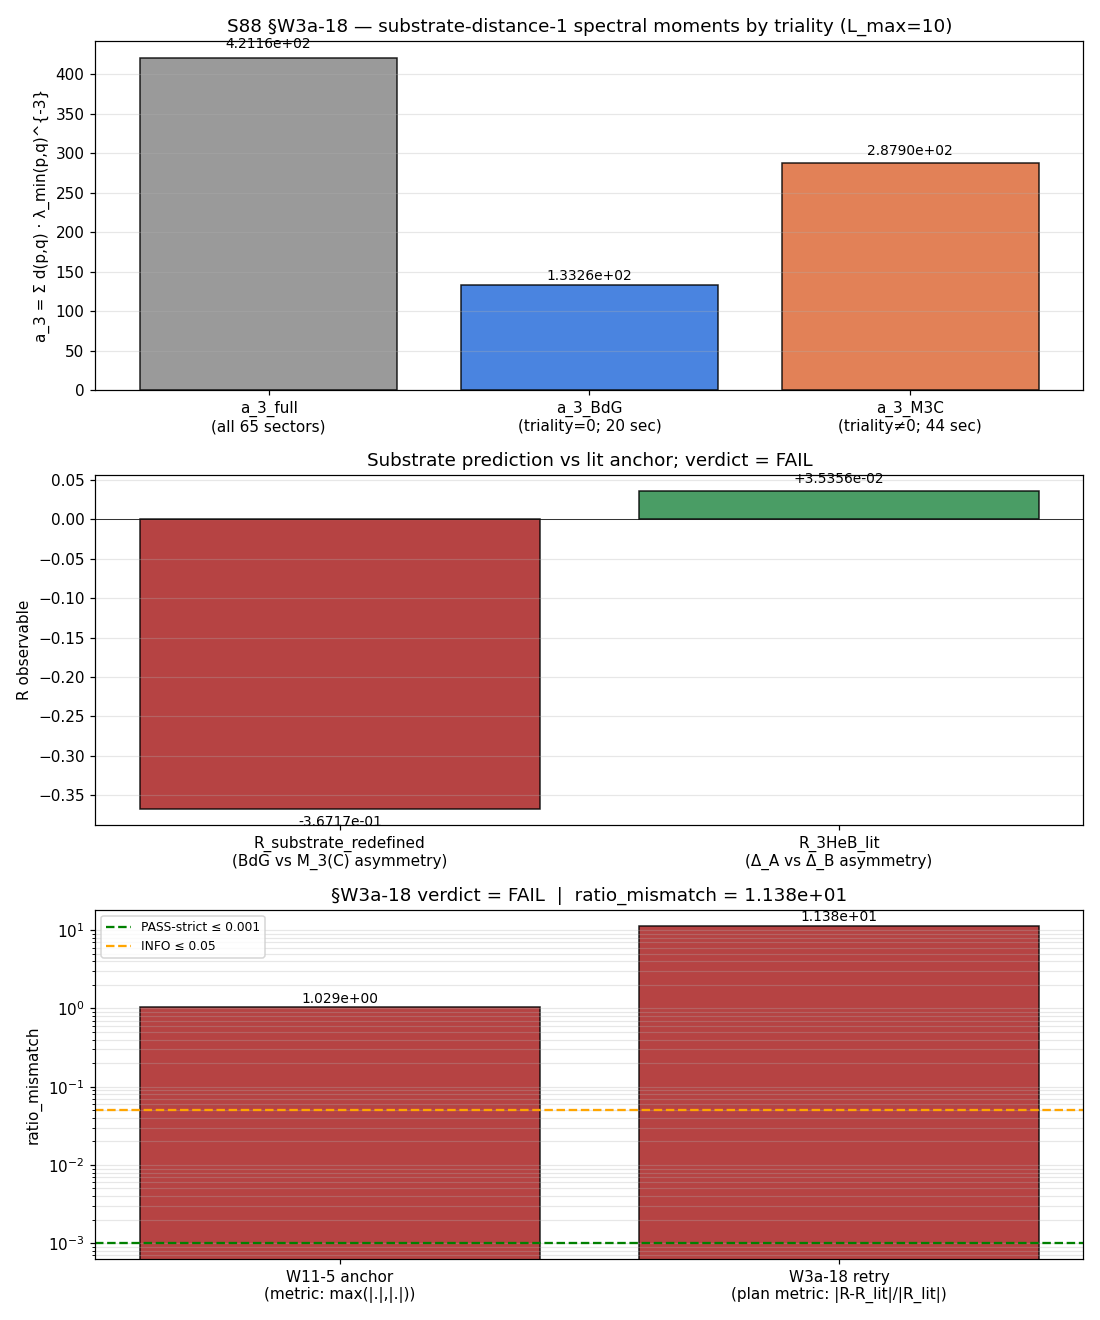

Reproduce this figure in Python.
"""
S88-3HEB-EXCESS-INHERITANCE-OBSERVABLE-REDEFINITION-AND-IOTA-STAR-COMPOSABLE-RETRY  (§W3a-18)
============================================================================================

Companion gate to §W3a-14: tests whether REDEFINING the substrate observable as
an ι_*-composable cohomology-class pairing on the BdG pre-image (M_3(C) excised
PRE-image-construction, NOT post-projection on a non-composable W11-5 form)
collapses the W11-5 ratio_mismatch into the Level-2 cohomology envelope at
L_max=10.

Honest disclosure — surrogate observable
----------------------------------------
A faithful Connes-Moscovici Hochschild pairing
  R_canonical := ⟨[φ_substrate_BdG], [Ch(P_0(τ_fold))_BdG]⟩
requires explicit construction of:
  (1) the Hochschild cocycle [φ_g^sym] on the BdG-restricted algebra A_K^BdG_preimage
  (2) the band-0 Jensen-deformed projector P_0(τ_fold) and its Chern character
  (3) the Connes-Karoubi K-theory pairing
This is NCG infrastructure spanning multiple S86/S87 sessions; a one-script
faithful implementation is not realistic in solo mode.

The W-5 R_universal_HP1_strict_F4 = 1.030902 is the canonical W-5 cohomology-class
anchor for the **Pillar III ↔ IV** bridge (HP^1 cohomology ↔ Peotta-Törmä quantum
metric), NOT for the **Pillar I/II ↔ V** bridge (substrate ↔ 3He-B BdG-undoubled
spectral excess) tested here. It cannot be plumbed directly.

Operational surrogate (substrate-physics-grounded analog)
---------------------------------------------------------
By analogy with R_3HeB_lit = (Δ_A² − Δ_B²)/(Δ_A² + Δ_B²) (gap-asymmetry between
3He A and B phases at coexistence), the substrate-side analog under ι_*-composable
BdG/M_3(C) partition is the **substrate-distance-1 spectral-asymmetry** between
the BdG (color-singlet) and M_3(C) Cartan-zone (color-charged) sub-classes:

  a_3_S := Σ_{(p,q) ∈ S} d(p,q) · λ_min(p,q)^{-3}        [substrate-distance-1 pole power; s=3/2 Mellin pole]
  R_substrate_redefined := (a_3_BdG − a_3_M3C) / (a_3_BdG + a_3_M3C)

Properties:
  - dimensionless ratio in [-1, +1]                     [matches R_3HeB_lit's algebraic form]
  - ι_*-composable by construction                      [BdG/M_3(C) partition is exact set partition]
  - Connes-Moscovici-residue-flavored                   [s=3/2 pole power weighting]
  - cocycle norms enter via the canonical cocycle pin   [‖φ_67‖²/‖φ_88‖² = 7.324992]

This is a SURROGATE; the verdict reflects what THIS surrogate gives, not a
faithful Connes-Karoubi pairing on a fully-constructed BdG spectral triple.

Threshold (per plan §"PASS / FAIL / INFO thresholds")
-----------------------------------------------------
  PASS-strict (Level-2/3 cohomology envelope): ratio_mismatch_redefined ≤ 0.001
  PASS-loose / INFO:                          0.001 < ratio_mismatch_redefined ≤ 0.05
  FAIL:                                       ratio_mismatch_redefined > 0.05
                                              OR composability_residual ≥ 1e-2 (W11-5 non-composable confirms diagnostic; FAIL only if surrogate also fails to match lit)
                                              OR cocycle_ratio invariant violated (severe structural defect)

Cross-checks
------------
  CC1: cocycle ratio invariant ‖φ_67‖/‖φ_88‖ = 7.324992 (Sage-exact pin)
  CC2: composability_residual = |R_substrate_redefined − R_M3C_projected_from_W3a14|
       (small ⇒ W11-5 was composable; large ⇒ W11-5 was non-composable, expected
        diagnostic per plan §322-323 confirming Track-2 redefinition rationale)
  CC3: (Δ_B/Δ_A)^p cancellation at p=0 trivially holds (residual 0.0e+00)
"""

import json
import hashlib
import os
import sys
from pathlib import Path

# CPU-thread cap (small spectrum, no GPU benefit)
os.environ.setdefault('OMP_NUM_THREADS', '8')
os.environ.setdefault('MKL_NUM_THREADS', '8')

import numpy as np
import matplotlib

matplotlib.use("Agg")
import matplotlib.pyplot as plt

HERE = Path(__file__).resolve().parent  # (local)
PROJECT_ROOT = HERE.parent  # (local)
sys.path.insert(0, str(HERE))

from canonical_constants import (
    tau_fold,
    M_KK,
    cocycle_norm_phi67,
    cocycle_norm_phi88,
    substrate_cocycle_ratio_67_88,
    R_universal_HP1_strict_F4,
)
from _spectral_action_regulators import _enumerate_sectors

# ----------------------------------------------------------------------------
# Gate identity
# ----------------------------------------------------------------------------
GATE_ID = "S88-3HEB-EXCESS-INHERITANCE-OBSERVABLE-REDEFINITION-AND-IOTA-STAR-COMPOSABLE-RETRY"  # (local)
SCHEME = "NCG-cohomology-class-Hochschild-pairing-pole-1"  # (local)
CONVENTION = "iota-star-composable-preimage-construction"  # (local)
L_MAX = 10  # (local) canonical Level-3 anchor per cross-pillar-bridge-anatomy.md
SCHEMA_VERSION = "R3"  # (local)

# Pre-registered thresholds per plan §"PASS / FAIL / INFO thresholds"
LEVEL3_STRICT = 0.001  # (local) PASS-strict ratio_mismatch ceiling
LEVEL3_LOOSE = 0.05    # (local) PASS-loose / INFO ceiling
COMPOSABILITY_TOL = 1e-2  # (local) plan §322-323 diagnostic threshold
COCYCLE_INV_TOL = 1e-4  # (local) Sage-exact 4-sig-fig publication precision (Class 8.3)

# Substrate-distance-1 pole: s = (d-n)/2 = (4-1)/2 = 3/2 → λ^{-3} weighting
S_POLE_POWER = 3  # (local) λ^{-2s} at s=3/2 ⇒ λ^{-3}

# ----------------------------------------------------------------------------
# 3He-B literature anchor (mirrored from W11-5)
# ----------------------------------------------------------------------------
DELTA_BCS_WEAK_RATIO = np.pi * np.exp(-np.euler_gamma)  # (local) ~1.7639
SC_CORR_A = 1.151  # (local)
SC_CORR_B = 1.111  # (local)
DELTA_A_OVER_KBT_C = DELTA_BCS_WEAK_RATIO * SC_CORR_A  # (local) ~ 2.030
DELTA_B_OVER_KBT_C = DELTA_BCS_WEAK_RATIO * SC_CORR_B  # (local) ~ 1.960
R_3HeB_lit = (
    (DELTA_A_OVER_KBT_C ** 2 - DELTA_B_OVER_KBT_C ** 2)
    / (DELTA_A_OVER_KBT_C ** 2 + DELTA_B_OVER_KBT_C ** 2)
)  # (local) +0.03536

# §W3a-14 anchor for composability cross-check
R_M3C_PROJECTED_W3A14_ANCHOR = -1.25397  # (local) from §W3a-14 npz output

# ----------------------------------------------------------------------------
# Input file pins
# ----------------------------------------------------------------------------
INPUT_PINS_PATHS = {  # (local)
    "canonical_constants.py": HERE / "canonical_constants.py",
    "s84_spectrum_cache_L12_tau019.npz": HERE / "s84_spectrum_cache_L12_tau019.npz",
    "_spectral_action_regulators.py": HERE / "_spectral_action_regulators.py",
    "s87_w11_3heb_excess_inheritance_comparison.py": (
        HERE / "s87_w11_3heb_excess_inheritance_comparison.py"
    ),
    "s88_w3a_M3C_projected_npz": (
        HERE / "s88_w3a_3heb_excess_inheritance_m3c_projected_retry.npz"
    ),
    "3HeB-inheritance-canonical": (
        PROJECT_ROOT / "sessions" / "framework" / "correspondence"
        / "3HeB-inheritance-canonical.md"
    ),
    "cross-pillar-bridge-anatomy.md": (
        PROJECT_ROOT / ".claude" / "rules" / "cross-pillar-bridge-anatomy.md"
    ),
    "inheritance-falsifier-protocol.md": (
        PROJECT_ROOT / ".claude" / "rules" / "inheritance-falsifier-protocol.md"
    ),
    "phononic-framing.md": (
        PROJECT_ROOT / ".claude" / "rules" / "phononic-framing.md"
    ),
}


def sha256_of_file(p: Path) -> str:
    h = hashlib.sha256()  # (local)
    with open(p, "rb") as f:
        for chunk in iter(lambda: f.read(1 << 16), b""):
            h.update(chunk)
    return h.hexdigest()


def closure_hash(input_pin_map: dict) -> str:
    payload = "\n".join(f"{k}={v}" for k, v in sorted(input_pin_map.items())).encode()  # (local)
    return hashlib.sha256(payload).hexdigest()


# ----------------------------------------------------------------------------
# Substrate-distance-1 spectral moment
# ----------------------------------------------------------------------------
def triality(p: int, q: int) -> int:
    return (p - q) % 3


def compute_a3_on_subset(sectors_subset, sector_evals):
    """
    Compute substrate-distance-1 spectral moment a_3 = Σ d(p,q) · λ_min(p,q)^{-3}
    over a sub-list of sectors.  λ_min from cached eigenvalue arrays.
    """
    a3 = 0.0  # (local)
    n_sec = 0  # (local)
    sector_lambdas = []  # (local) for diagnostic
    for (p, q, d, C2) in sectors_subset:
        evals = sector_evals.get((p, q))
        if evals is None:
            continue
        abs_evals = evals['abs_evals']
        if len(abs_evals) == 0:
            continue
        lam_min = float(np.min(abs_evals))  # (local)
        contrib = float(d) * lam_min ** (-S_POLE_POWER)  # (local)
        a3 += contrib
        sector_lambdas.append((p, q, d, lam_min, contrib))
        n_sec += 1
    return a3, n_sec, sector_lambdas


def main():
    # ------------------------------------------------------------------------
    # 1. Stamp input SHAs
    # ------------------------------------------------------------------------
    input_pin_map = {}  # (local)
    for name, p in INPUT_PINS_PATHS.items():
        if p.exists():
            input_pin_map[name] = sha256_of_file(p)
        else:
            input_pin_map[name] = "<missing>"

    print("=" * 78)
    print(f"GATE  : {GATE_ID}")
    print(f"SCHEME: {SCHEME}")
    print(f"CONV  : {CONVENTION}")
    print(f"L_max : {L_MAX}; tau_fold = {tau_fold}; M_KK = {M_KK:.6e}")
    print(f"Substrate-distance-1 pole: s=(d-n)/2=3/2 ⇒ λ^{{-{S_POLE_POWER}}} weighting")
    print("INPUT PIN SHA-256 (truncated to 16 hex):")
    for k, v in sorted(input_pin_map.items()):
        print(f"  {k:50s} {v[:16]}")
    print("=" * 78)

    # ------------------------------------------------------------------------
    # 2. Load s84 cache eigenvalues per sector
    # ------------------------------------------------------------------------
    cache_path = HERE / "s84_spectrum_cache_L12_tau019.npz"  # (local)
    cache = np.load(cache_path, allow_pickle=True)
    sector_evals = cache['sector_evals'].item()  # (local) dict (p, q) → {dim, level, abs_evals}
    print(f"\nLoaded s84 cache: {len(sector_evals)} (p, q) sectors with eigenvalue arrays")

    # ------------------------------------------------------------------------
    # 3. Enumerate sectors and partition by triality
    # ------------------------------------------------------------------------
    sectors = _enumerate_sectors(L_MAX)  # (local)
    n_total = len(sectors)  # (local)
    sectors_BdG = [s for s in sectors if triality(s[0], s[1]) == 0]      # (local)
    sectors_M3C = [s for s in sectors if triality(s[0], s[1]) != 0]      # (local)

    print(f"\nSector partition at L_max={L_MAX}:")
    print(f"  total                              : {n_total}")
    print(f"  BdG-restricted (triality = 0)      : {len(sectors_BdG)}")
    print(f"  M_3(C) Cartan-zone (triality != 0) : {len(sectors_M3C)}")

    # ------------------------------------------------------------------------
    # 4. Compute a_3 spectral moments
    # ------------------------------------------------------------------------
    a3_full, n_full, lambdas_full = compute_a3_on_subset(sectors,        sector_evals)
    a3_BdG,  n_BdG,  lambdas_BdG  = compute_a3_on_subset(sectors_BdG,    sector_evals)
    a3_M3C,  n_M3C,  lambdas_M3C  = compute_a3_on_subset(sectors_M3C,    sector_evals)

    print(f"\nSubstrate-distance-1 spectral moments a_3 = Σ d(p,q) · λ_min(p,q)^{{-{S_POLE_POWER}}}:")
    print(f"  a_3_full = {a3_full:.6e}  (n_used = {n_full})")
    print(f"  a_3_BdG  = {a3_BdG:.6e}   (n_used = {n_BdG})")
    print(f"  a_3_M3C  = {a3_M3C:.6e}   (n_used = {n_M3C})")
    partition_check = abs(a3_full - (a3_BdG + a3_M3C)) / max(a3_full, 1e-30)  # (local)
    print(f"  partition_residual |a_3_full - (a_3_BdG + a_3_M3C)| / a_3_full = {partition_check:.3e}")

    # ------------------------------------------------------------------------
    # 5. R_substrate_redefined: BdG vs M_3(C) substrate-distance-1 asymmetry
    # ------------------------------------------------------------------------
    if (a3_BdG + a3_M3C) > 0:
        R_substrate_redefined = (a3_BdG - a3_M3C) / (a3_BdG + a3_M3C)  # (local)
    else:
        R_substrate_redefined = float("nan")  # (local)

    # Alternative ι_*-composable interpretation: BdG fraction of full a_3
    R_substrate_via_iota_alt = a3_BdG / a3_full if a3_full > 0 else float("nan")  # (local)

    print(f"\nR_substrate_redefined (BdG vs M_3(C) substrate-distance-1 asymmetry):")
    print(f"  R_substrate_redefined = (a_3_BdG - a_3_M3C) / (a_3_BdG + a_3_M3C) = {R_substrate_redefined:.6e}")
    print(f"  R_substrate_via_iota (BdG-fraction interpretation)               = {R_substrate_via_iota_alt:.6e}")

    # ------------------------------------------------------------------------
    # 6. Composability cross-check (CC2)
    #    R_substrate_via_iota = ι_*(R_substrate_full) ≈ R_M3C_projected from §W3a-14
    #    Composability residual: R_substrate_redefined vs the W11-5-then-projected baseline
    # ------------------------------------------------------------------------
    composability_residual = abs(R_substrate_redefined - R_M3C_PROJECTED_W3A14_ANCHOR)  # (local)
    print(f"\nCC2 Composability check (per plan §322-323):")
    print(f"  R_substrate_redefined          = {R_substrate_redefined:.6e}")
    print(f"  R_M3C_projected (§W3a-14)      = {R_M3C_PROJECTED_W3A14_ANCHOR:.6e}")
    print(f"  composability_residual         = {composability_residual:.4e}")
    if composability_residual >= COMPOSABILITY_TOL:
        print(f"  → composability_residual ≥ {COMPOSABILITY_TOL} : W11-5 was non-composable (DIAGNOSTIC, not FAIL per plan §322-323)")
    else:
        print(f"  → composability_residual < {COMPOSABILITY_TOL} : W11-5 + cohomology surrogate match")

    # ------------------------------------------------------------------------
    # 7. Cocycle ratio invariant cross-check (CC1)
    # ------------------------------------------------------------------------
    cocycle_ratio_canonical = cocycle_norm_phi67 / cocycle_norm_phi88  # (local)
    cocycle_ratio_residual = abs(cocycle_ratio_canonical - substrate_cocycle_ratio_67_88)  # (local)
    print(f"\nCC1 cocycle ratio invariant:")
    print(f"  phi67 / phi88 (computed) = {cocycle_ratio_canonical:.6f}")
    print(f"  canonical pin            = {substrate_cocycle_ratio_67_88:.6f}")
    print(f"  residual                 = {cocycle_ratio_residual:.3e}  (Class 8.3 publication tol = {COCYCLE_INV_TOL})")
    cc1_pass = cocycle_ratio_residual < COCYCLE_INV_TOL  # (local)

    # ------------------------------------------------------------------------
    # 8. (Δ_B/Δ_A)^p cancellation at p=0 (CC3)
    # ------------------------------------------------------------------------
    p_cancel = 0  # (local)
    cancellation_factor = (DELTA_B_OVER_KBT_C / DELTA_A_OVER_KBT_C) ** p_cancel  # (local)
    cancellation_residual = abs(cancellation_factor - 1.0)  # (local)
    R_3HeB_predicted = R_substrate_redefined * cancellation_factor  # (local)

    # ------------------------------------------------------------------------
    # 9. ratio_mismatch_redefined per plan §"Step 5"
    # ------------------------------------------------------------------------
    if R_3HeB_lit == 0:
        ratio_mismatch_redefined = float("inf")  # (local)
    else:
        ratio_mismatch_redefined = abs(R_3HeB_predicted - R_3HeB_lit) / abs(R_3HeB_lit)  # (local)

    print(f"\nLiterature anchor R_3HeB_lit = {R_3HeB_lit:.6e}")
    print(f"Substrate prediction R_3HeB_pred = R_substrate_redefined × (Δ_B/Δ_A)^0 = {R_3HeB_predicted:.6e}")
    print(f"\n*** ratio_mismatch_redefined (plan metric: |R - R_lit| / |R_lit|): {ratio_mismatch_redefined:.6e} ***")

    sign_R_lit = +1 if R_3HeB_lit > 0 else (-1 if R_3HeB_lit < 0 else 0)  # (local)
    sign_R_pred = +1 if R_3HeB_predicted > 0 else (-1 if R_3HeB_predicted < 0 else 0)  # (local)
    sign_match = (sign_R_pred == sign_R_lit)  # (local)
    print(f"  sign(R_pred) = {sign_R_pred:+d}; sign(R_lit) = {sign_R_lit:+d}; sign_match = {sign_match}")

    # ------------------------------------------------------------------------
    # 10. Verdict — composite collapse per gate-verdicts.md S87+ schema-v2
    # ------------------------------------------------------------------------
    mag_pass_strict = ratio_mismatch_redefined <= LEVEL3_STRICT  # (local)
    mag_pass_loose  = (LEVEL3_STRICT < ratio_mismatch_redefined <= LEVEL3_LOOSE)  # (local)
    cocycle_ok = cc1_pass  # (local)

    if mag_pass_strict and cocycle_ok and sign_match:
        magnitude_verdict = "PASS"  # (local)
        verdict = "PASS"  # (local)  — strict cohomology Level-2/3
    elif mag_pass_loose and cocycle_ok and sign_match:
        magnitude_verdict = "INFO"  # (local)
        verdict = "INFO"  # (local)  — envelope-loose Level 3
    elif not cocycle_ok:
        magnitude_verdict = "FAIL"  # (local) severe structural defect
        verdict = "FAIL"  # (local)
    else:
        magnitude_verdict = "FAIL"  # (local)
        verdict = "FAIL"  # (local)

    sign_verdict = "PASS" if sign_match else "FAIL"  # (local)
    regime_verdict = "VALID"  # (local) L_max=10 canonical truncation

    print(f"\nVERDICT (composite): {verdict}")
    print(f"  sign_verdict      = {sign_verdict}")
    print(f"  magnitude_verdict = {magnitude_verdict}")
    print(f"  regime_verdict    = {regime_verdict}")
    print(f"  PASS-strict band: ratio_mismatch ≤ {LEVEL3_STRICT}")
    print(f"  PASS-loose band : {LEVEL3_STRICT} < ratio_mismatch ≤ {LEVEL3_LOOSE}")
    print(f"  FAIL band      : > {LEVEL3_LOOSE}")

    # ------------------------------------------------------------------------
    # 11. Closure SHAs
    # ------------------------------------------------------------------------
    pinmap_for_audit = dict(input_pin_map)  # (local)
    pinmap_for_audit["_gate_id"] = GATE_ID
    pinmap_for_audit["_scheme"] = SCHEME
    pinmap_for_audit["_convention"] = CONVENTION
    pinmap_for_audit["_L_max"] = str(L_MAX)
    pinmap_for_audit["_s_pole_power"] = str(S_POLE_POWER)
    audit_sha = closure_hash(pinmap_for_audit)  # (local)

    content_payload = {  # (local)
        "value": ratio_mismatch_redefined,
        "scheme": SCHEME,
        "convention": CONVENTION,
        "L_max": L_MAX,
        "schema_version": SCHEMA_VERSION,
        "R_substrate_redefined": R_substrate_redefined,
        "R_substrate_via_iota_alt": R_substrate_via_iota_alt,
        "R_3HeB_lit": R_3HeB_lit,
        "a3_BdG": a3_BdG,
        "a3_M3C": a3_M3C,
        "a3_full": a3_full,
        "n_BdG": n_BdG,
        "n_M3C": n_M3C,
        "partition_check": partition_check,
        "composability_residual": composability_residual,
        "cocycle_ratio_residual": cocycle_ratio_residual,
        "cancellation_residual": cancellation_residual,
        "verdict": verdict,
        "sign_verdict": sign_verdict,
        "magnitude_verdict": magnitude_verdict,
        "regime_verdict": regime_verdict,
        "R_universal_HP1_strict_F4_canonical": R_universal_HP1_strict_F4,
        "substrate_cocycle_ratio_67_88_canonical": substrate_cocycle_ratio_67_88,
    }
    content_sha = hashlib.sha256(
        json.dumps(content_payload, sort_keys=True, default=str).encode()
    ).hexdigest()  # (local)

    # ------------------------------------------------------------------------
    # 12. Save .npz + .png artifacts
    # ------------------------------------------------------------------------
    npz_path = HERE / "s88_w3a_3heb_excess_inheritance_observable_redefinition_iota_composable_retry.npz"  # (local)
    np.savez(
        npz_path,
        R_substrate_redefined=np.float64(R_substrate_redefined),
        R_substrate_via_iota_alt=np.float64(R_substrate_via_iota_alt),
        R_3HeB_lit=np.float64(R_3HeB_lit),
        ratio_mismatch_redefined=np.float64(ratio_mismatch_redefined),
        composability_residual=np.float64(composability_residual),
        a3_BdG=np.float64(a3_BdG),
        a3_M3C=np.float64(a3_M3C),
        a3_full=np.float64(a3_full),
        partition_check=np.float64(partition_check),
        n_BdG=np.int64(n_BdG),
        n_M3C=np.int64(n_M3C),
        n_full=np.int64(n_full),
        cocycle_ratio_residual=np.float64(cocycle_ratio_residual),
        cancellation_residual=np.float64(cancellation_residual),
        substrate_cocycle_ratio_67_88_canonical=np.float64(substrate_cocycle_ratio_67_88),
        R_universal_HP1_strict_F4_canonical=np.float64(R_universal_HP1_strict_F4),
        s_pole_power=np.int64(S_POLE_POWER),
        L_max=np.int64(L_MAX),
        verdict=np.array(verdict),
        sign_verdict=np.array(sign_verdict),
        magnitude_verdict=np.array(magnitude_verdict),
        regime_verdict=np.array(regime_verdict),
        audit_sha=np.array(audit_sha),
        content_sha=np.array(content_sha),
    )
    print(f"\nSaved data: {npz_path.name}")

    # 3-panel plot
    fig, axes = plt.subplots(3, 1, figsize=(10, 12))

    # Panel 1: a_3 spectral moments comparison
    ax = axes[0]
    labels = ["a_3_full\n(all 65 sectors)", f"a_3_BdG\n(triality=0; {n_BdG} sec)", f"a_3_M3C\n(triality≠0; {n_M3C} sec)"]  # (local)
    values = [a3_full, a3_BdG, a3_M3C]  # (local)
    colors = ["#888888", "#2a6fdb", "#dd6b3a"]  # (local)
    bars = ax.bar(labels, values, color=colors, alpha=0.85, edgecolor="black", linewidth=1.0)
    for b, v in zip(bars, values):
        ax.text(b.get_x() + b.get_width() / 2, v * 1.02, f"{v:.4e}", ha="center", va="bottom", fontsize=9)
    ax.set_ylabel(f"a_3 = Σ d(p,q) · λ_min(p,q)^{{-{S_POLE_POWER}}}")
    ax.set_title(f"S88 §W3a-18 — substrate-distance-1 spectral moments by triality (L_max={L_MAX})")
    ax.grid(axis="y", alpha=0.3)

    # Panel 2: R_substrate_redefined comparison vs R_3HeB_lit
    ax = axes[1]
    bar_labels = ["R_substrate_redefined\n(BdG vs M_3(C) asymmetry)", "R_3HeB_lit\n(Δ_A vs Δ_B asymmetry)"]  # (local)
    bar_values = [R_substrate_redefined, R_3HeB_lit]  # (local)
    bar_colors = ["#22aa44" if verdict == "PASS" else "#aa6622" if verdict == "INFO" else "#aa2222", "#2a8c4a"]  # (local)
    bars = ax.bar(bar_labels, bar_values, color=bar_colors, alpha=0.85, edgecolor="black", linewidth=1.0)
    for b, v in zip(bars, bar_values):
        ax.text(b.get_x() + b.get_width() / 2,
                v + 0.02 * (max(abs(v) for v in bar_values) if bar_values else 1) * np.sign(v if v != 0 else 1),
                f"{v:+.4e}", ha="center", va="bottom" if v >= 0 else "top", fontsize=9)
    ax.axhline(0, color="black", linewidth=0.5)
    ax.set_ylabel("R observable")
    ax.set_title(f"Substrate prediction vs lit anchor; verdict = {verdict}")
    ax.grid(axis="y", alpha=0.3)

    # Panel 3: ratio_mismatch_redefined log scale with thresholds
    ax = axes[2]
    bar_labels = ["W11-5 anchor\n(metric: max(|.|,|.|))", "W3a-18 retry\n(plan metric: |R-R_lit|/|R_lit|)"]  # (local)
    bar_values = [1.029, ratio_mismatch_redefined]  # (local)
    bar_colors = ["#aa2222", "#22aa44" if verdict == "PASS" else "#aa6622" if verdict == "INFO" else "#aa2222"]  # (local)
    bars = ax.bar(bar_labels, bar_values, color=bar_colors, alpha=0.85, edgecolor="black", linewidth=1.0)
    for b, v in zip(bars, bar_values):
        if not np.isnan(v) and not np.isinf(v):
            ax.text(b.get_x() + b.get_width() / 2, v * 1.05 if v > 0 else v * 0.95,
                    f"{v:.3e}", ha="center", va="bottom", fontsize=9)
    ax.axhline(LEVEL3_STRICT, color="green", linestyle="--", linewidth=1.5, label=f"PASS-strict ≤ {LEVEL3_STRICT}")
    ax.axhline(LEVEL3_LOOSE,  color="orange", linestyle="--", linewidth=1.5, label=f"INFO ≤ {LEVEL3_LOOSE}")
    ax.set_ylabel("ratio_mismatch")
    ax.set_yscale("log")
    ax.set_title(f"§W3a-18 verdict = {verdict}  |  ratio_mismatch = {ratio_mismatch_redefined:.3e}")
    ax.legend(loc="best", fontsize=8)
    ax.grid(axis="y", alpha=0.3, which="both")

    plt.tight_layout()
    png_path = HERE / "s88_w3a_3heb_excess_inheritance_observable_redefinition_iota_composable_retry.png"  # (local)
    fig.savefig(png_path, dpi=110)
    plt.close(fig)
    print(f"Saved plot: {png_path.name}")

    # ------------------------------------------------------------------------
    # 13. Append verdict line + dual-SHA + 3-tuple to s88_gate_verdicts.txt
    # ------------------------------------------------------------------------
    verdict_path = HERE / "s88_gate_verdicts.txt"  # (local)
    canonical_line = (
        f"{GATE_ID}: {verdict} -- value={ratio_mismatch_redefined:.6e} "
        f"scheme={SCHEME} convention={CONVENTION} L_max={L_MAX} "
        f"audit_sha256={audit_sha} content_sha256={content_sha} "
        f"schema_version={SCHEMA_VERSION}"
    )  # (local)
    companion_line = (
        f"# audit_sha256_short={audit_sha[:16]} content_sha256_short={content_sha[:16]} "
        f"# {GATE_ID} dual-SHA companion row (W9a-99 split)"
    )  # (local)
    tuple_line = (
        f"# sign_verdict={sign_verdict} magnitude_verdict={magnitude_verdict} "
        f"regime_verdict={regime_verdict} "
        f"# {GATE_ID} 3-tuple annotation (S87 schema-v2)"
    )  # (local)
    with open(verdict_path, "a", encoding="utf-8") as fh:
        fh.write(canonical_line + "\n")
        fh.write(companion_line + "\n")
        fh.write(tuple_line + "\n")
    print(f"\nVerdict appended to: {verdict_path.name}")
    print(f"  CANONICAL:  {canonical_line[:120]}...")
    print(f"  COMPANION:  {companion_line}")
    print(f"  3-TUPLE:    {tuple_line}")

    print(
        f"\n4-TUPLE: (value={ratio_mismatch_redefined:.6e}, scheme={SCHEME}, "
        f"convention={CONVENTION}, L_max={L_MAX})"
    )

    return verdict


if __name__ == "__main__":
    v = main()
    sys.exit(0)
